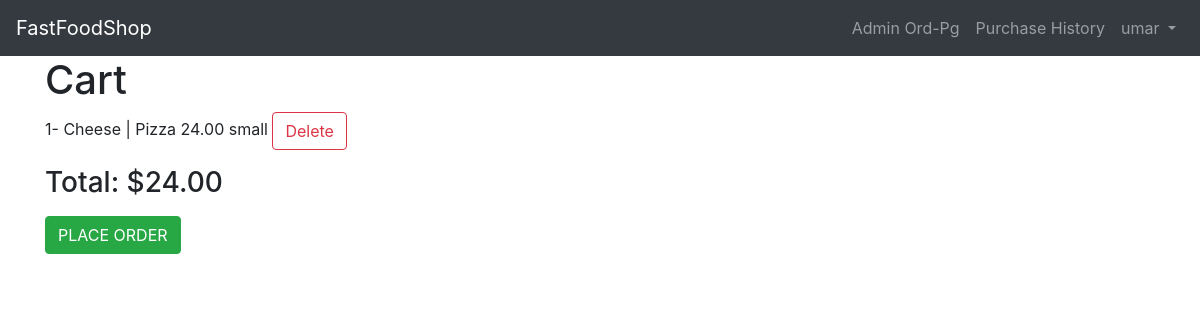
The app's page /cart/ (signed in) with its own data.
### orders/models.py (models this page shows, shortened)
class Cart(models.Model):
    user = models.ForeignKey(User, on_delete=models.CASCADE)
    order_number=models.IntegerField(default=1)
    status=models.CharField(max_length=64,null=True, blank=True,default='initiated')
    cart_item = models.CharField(max_length=64)
    size=models.CharField(max_length=64, null=True, blank=True)
    extras = models.CharField(max_length=512, null=True, blank=True)
    item_price = models.DecimalField(max_digits=4, decimal_places=2)
    delivery=models.CharField(max_length=512, default='notdelivered')
    class Meta:
        permissions=[
			('special_status', 'Can read all books')
		]

### orders/views.py (the view)
# urls.py: path("cart/", views.cart, name="cart"),
def cart(request):
    total_order=Cart.objects.values_list('item_price', flat=True).filter(user=request.user,status='initiated')
    total = sum(total_order)
    total_stripe=total*100
    tops=Topping.objects.all()
    context = {
        'cart':Cart.objects.filter(user=request.user,status='initiated'),
         'total':total,
         'tops':tops,
         'total_stripe':total_stripe,
    }
    return render(request, "orders/cart.html",context)

### orders/templates/orders/cart.html (shortened to what this page needs)
{% extends "orders/base.html" %}
{% block content %}
<h1>Cart</h1>
{%for a in cart%}
    {{forloop.counter}}-
    {{a.cart_item}}
    {{a.item_price}}
    {{a.size}}
    <a href="{% url 'delete' a.id %}" class="btn btn-outline-danger">Delete</a>
    <br>
{%endfor%}
<p><h3>Total: ${{total}}</h3></p>
{% if total > 0 %}
<form action="{% url 'place_order' %}" method="POST">
    <input type="submit" value="PLACE ORDER" class="btn btn-success">
</form>
{% else %}
<a href="{% url 'index' %}" class="btn btn-link">Add items</a>
{%endif%}
{% endblock content %}

### orders/templates/orders/base.html (shortened to what this page needs)
<!DOCTYPE html>
<html lang="en">
    <head>
		<link rel="stylesheet"
		href="https://stackpath.bootstrapcdn.com/bootstrap/4.1.3/css/\
		bootstrap.min.css"
		integrity="sha384-MCw98/SFnGE8fJT3GXwEOngsV7Zt27NXFoaoApmYm81i\
		uXoPkFOJwJ8ERdknLPMO"
>
	</head>
    <nav class="navbar navbar-expand-md navbar-dark bg-dark mb-Ǔ">
        <a class="navbar-brand" href="{% url 'index' %}">FastFoodShop</a>
        <div class="collapse navbar-collapse" id="navbarCollapse">
            {% if user.is_authenticated %}
            <ul class="navbar-nav ml-auto">
                {%if request.user.is_superuser %}
                    <a class="nav-link toggle" href="{% url 'orders_page' %}" >Admin Ord-Pg </a>
                {% endif %}
                <a class="nav-link toggle" href="{% url 'history' %}" >Purchase History </a>
                <li class="nav-item">
                    <a class="nav-link dropdown-toggle" href="#" id="userMenu"
                        data-toggle="dropdown" aria-haspopup="true"
                        aria-expanded="false">
                        {{ user.username }}
                    </a>
                </li>
            </ul>
        {% endif %}
    </div>
</nav>
<div class="container">
{% block content %}
{% endblock content %}
</div>
    </body>
</html>

### records on screen
Cart: cart_item "Cheese | Pizza", item_price "24.00", size "small"

### other values on screen
{{ user.username }} "umar"
{{ total }} "24.00"
